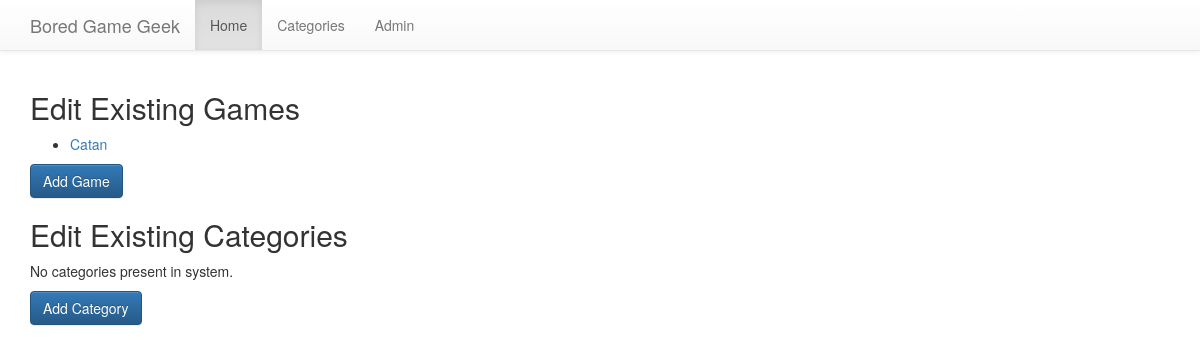
/admin.php, run on an earlier commit of the app's database.
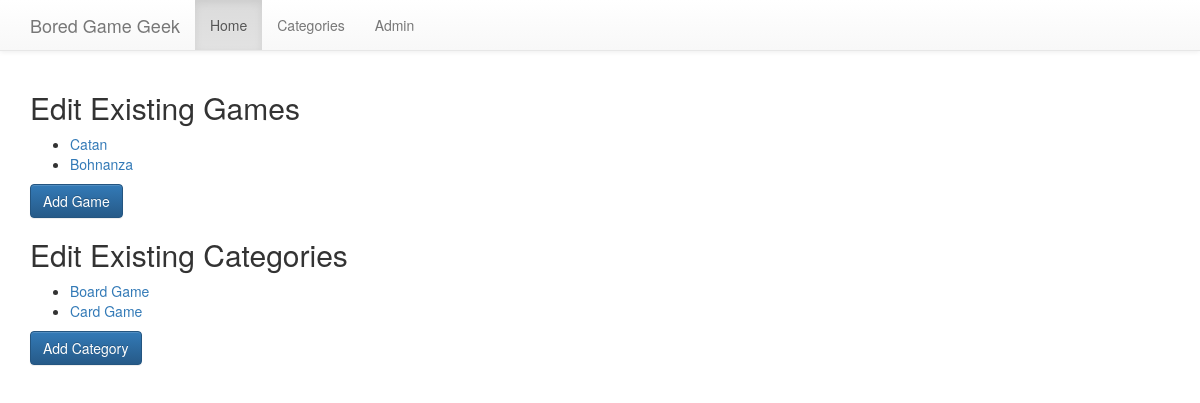
And on a later commit of the database.
### tables this page shows
CREATE TABLE IF NOT EXISTS `games` (
  `id` int(11) NOT NULL,
  `name` text NOT NULL,
  `description` text NOT NULL,
  `min_num_players` int(11) NOT NULL,
  `max_num_players` int(11) NOT NULL,
  `min_play_minutes` int(11) NOT NULL,
  `max_play_minutes` int(11) NOT NULL,
  `category_id` int(11) DEFAULT NULL,
  `created_at` timestamp NOT NULL DEFAULT CURRENT_TIMESTAMP,
  `updated_at` timestamp NOT NULL DEFAULT CURRENT_TIMESTAMP ON UPDATE CURRENT_TIMESTAMP
);

CREATE TABLE IF NOT EXISTS `categories` (
  `id` int(11) NOT NULL,
  `name` varchar(255) NOT NULL
);

### web/includes/database.php (called while the page is built, shortened)
<?php
class Database {
    private static function get_instance() {
        static $instance = null;
        if (null === $instance) {
            $instance = new static();
        }
        return $instance;
    }
    public static function prepare_and_execute($sql, $data = []) {
        $connection = self::get_instance()->connection;
        $prepared = $connection->prepare($sql);
        $prepared->execute($data);
        return $prepared;
    }
}
?>

### web/includes/games.php (called while the page is built, shortened)
<?php
function find_all_games() {
    $sql        = "SELECT * FROM games";
    $pdo_result = Database::prepare_and_execute($sql);
    $games      = $pdo_result->fetchAll();
    return $games;
}
?>

### web/includes/categories.php (called while the page is built, shortened)
<?php
function find_all_categories() {
    $sql        = "SELECT * FROM categories";
    $pdo_result = Database::prepare_and_execute($sql);
    $categories      = $pdo_result->fetchAll();
    return $categories;
}
?>

### web/admin.php (the view, shortened to what this page needs)
<?php
    $games = find_all_games();
    $categories = find_all_categories();
    require('partials/header.php');
?>
<h2>Edit Existing Games</h2>
<?php if (count($games) == 0): ?>
    <p>No games present in system.</p>
<?php else: ?>
    <ul>
        <?php foreach($games as $game): ?>
            <li>
                <a href="create_or_update_game.php?id=<?= $game['id'] ?>"><?= $game['name'] ?></a>
            </li>
        <?php endforeach ?>
    </ul>
<?php endif ?>
<p>
    <a href="create_or_update_game.php" class="btn btn-primary">Add Game</a>
</p>
<h2>Edit Existing Categories</h2>
<?php if (count($categories) == 0): ?>
    <p>No categories present in system.</p>
<?php else: ?>
    <ul>
        <?php foreach($categories as $category): ?>
            <li>
                <a href="create_or_update_category.php?id=<?= $category['id'] ?>"><?= $category['name'] ?></a>
            </li>
        <?php endforeach ?>
    </ul>
<?php endif ?>
<p>
    <a href="create_or_update_category.php" class="btn btn-primary">Add Category</a>
</p>
<?php require('partials/footer.php'); ?>

### web/partials/header.php (shortened to what this page needs)
<!DOCTYPE html>
<html lang="en">
  <head>
    <link rel="stylesheet" href="https://maxcdn.bootstrapcdn.com/bootstrap/3.3.5/css/bootstrap.min.css">
    <link rel="stylesheet" href="https://maxcdn.bootstrapcdn.com/bootstrap/3.3.5/css/bootstrap-theme.min.css">
    <link rel="stylesheet" href="https://netdna.bootstrapcdn.com/font-awesome/4.3.0/css/font-awesome.css" />
    <link rel="stylesheet" href="css/main.css">
    <link rel="stylesheet" href="css/summernote.css">
  </head>
<body>
    <nav class="navbar navbar-default navbar-static-top">
      <div class="container">
        <div class="navbar-header">
          <a class="navbar-brand" href="index.php">Bored Game Geek</a>
        </div>
        <div id="navbar" class="navbar-collapse collapse">
          <ul class="nav navbar-nav">
            <li class="active"><a href="index.php">Home</a></li>
            <li><a href="#">Categories</a></li>
            <li><a href="admin.php">Admin</a></li>
          </ul>
        </div>
      </div>
    </nav>
<div class="container">

### web/partials/footer.php (shortened to what this page needs)
</div>
</body>
</html>

What changed in the data, as far as the page shows it:
added games: name "Bohnanza"
added categories: name "Board Game"
added categories: name "Card Game"
Also different on the page:
text no longer shown: "No categories present in system."
